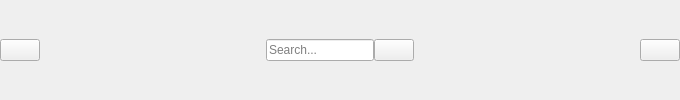
        <widget class="QWidget" name="header_widget" native="true">
         <property name="minimumSize">
          <size>
           <width>0</width>
           <height>40</height>
          </size>
         </property>
         <property name="maximumSize">
          <size>
           <width>1000</width>
           <height>1000</height>
          </size>
         </property>
         <property name="styleSheet">
          <string notr="true">bachground-color: rgb(85, 85, 127);</string>
         </property>
         <layout class="QHBoxLayout" name="horizontalLayout_4">
          <property name="spacing">
           <number>0</number>
          </property>
          <property name="leftMargin">
           <number>0</number>
          </property>
          <property name="topMargin">
           <number>0</number>
          </property>
          <property name="rightMargin">
           <number>0</number>
          </property>
          <property name="bottomMargin">
           <number>0</number>
          </property>
          <item>
           <widget class="QPushButton" name="menu_btn">
            <property name="text">
             <string/>
            </property>
            <property name="icon">
             <iconset resource="resources.qrc">
              <normaloff>:/icons/icons/arrow-left.png</normaloff>
              <normalon>:/icons/icons/icon_menu.png</normalon>:/icons/icons/arrow-left.png</iconset>
            </property>
            <property name="iconSize">
             <size>
              <width>34</width>
              <height>34</height>
             </size>
            </property>
            <property name="checkable">
             <bool>true</bool>
            </property>
            <property name="autoExclusive">
             <bool>true</bool>
            </property>
           </widget>
          </item>
          <item>
           <spacer name="horizontalSpacer">
            <property name="orientation">
             <enum>Qt::Horizontal</enum>
            </property>
            <property name="sizeHint" stdset="0">
             <size>
              <width>226</width>
              <height>20</height>
             </size>
            </property>
           </spacer>
          </item>
          <item>
           <layout class="QHBoxLayout" name="horizontalLayout">
            <item>
             <widget class="QLineEdit" name="search_input">
              <property name="placeholderText">
               <string>Search...</string>
              </property>
             </widget>
            </item>
            <item>
             <widget class="QPushButton" name="search_btn">
              <property name="text">
               <string/>
              </property>
              <property name="icon">
               <iconset resource="resources.qrc">
                <normaloff>:/icons/icons/search.png</normaloff>:/icons/icons/search.png</iconset>
              </property>
              <property name="iconSize">
               <size>
                <width>20</width>
                <height>20</height>
               </size>
              </property>
             </widget>
            </item>
           </layout>
          </item>
          <item>
           <spacer name="horizontalSpacer_2">
            <property name="orientation">
             <enum>Qt::Horizontal</enum>
            </property>
            <property name="sizeHint" stdset="0">
             <size>
              <width>226</width>
              <height>20</height>
             </size>
            </property>
           </spacer>
          </item>
          <item>
           <widget class="QPushButton" name="account_btn">
            <property name="text">
             <string/>
            </property>
            <property name="icon">
             <iconset resource="resources.qrc">
              <normaloff>:/icons/icons/account.png</normaloff>
              <normalon>:/icons/icons/account_active.png</normalon>:/icons/icons/account.png</iconset>
            </property>
            <property name="iconSize">
             <size>
              <width>18</width>
              <height>18</height>
             </size>
            </property>
            <property name="checkable">
             <bool>true</bool>
            </property>
            <property name="autoExclusive">
             <bool>false</bool>
            </property>
           </widget>
          </item>
         </layout>
        </widget>
